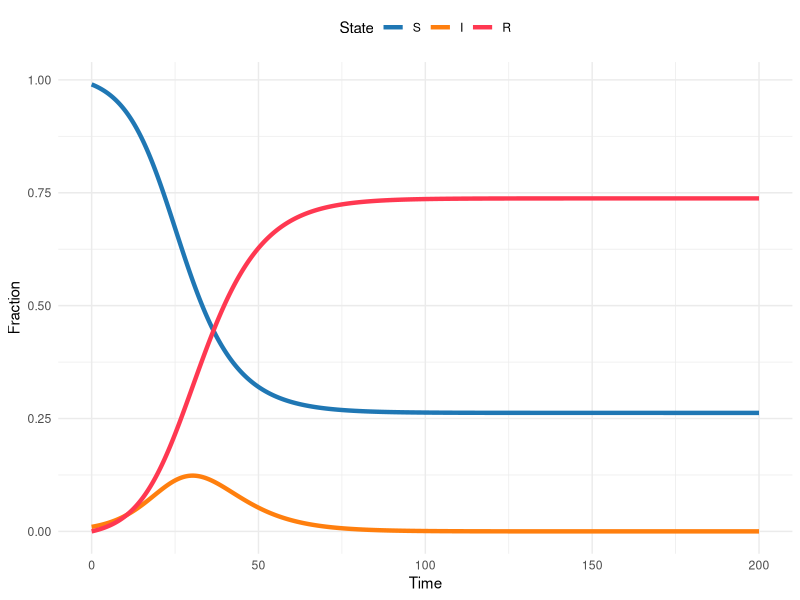
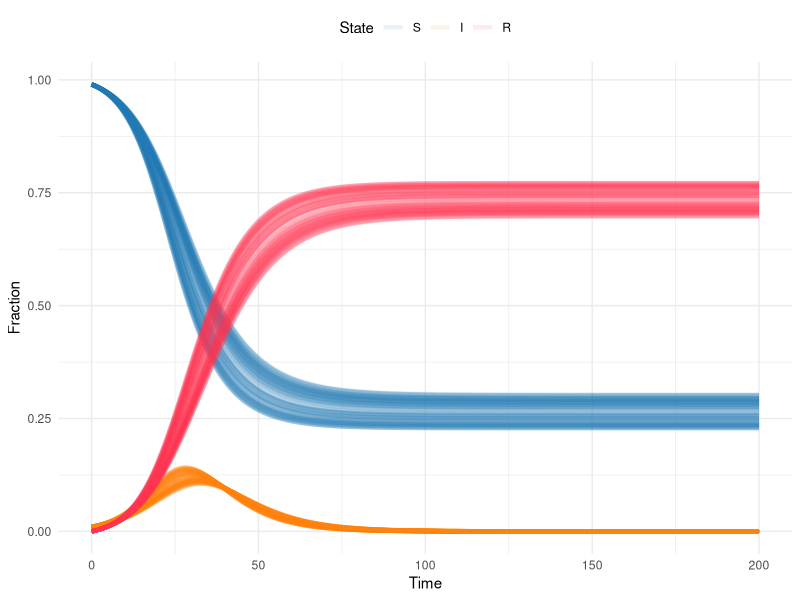
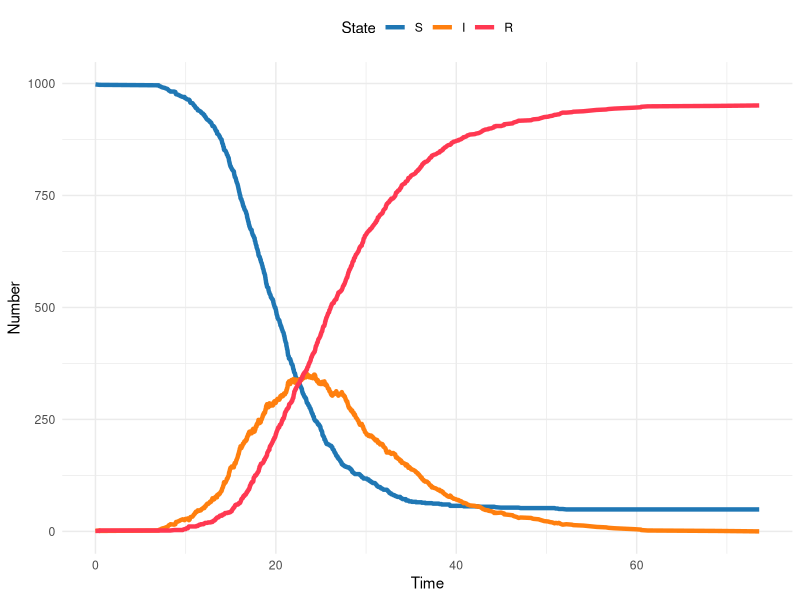
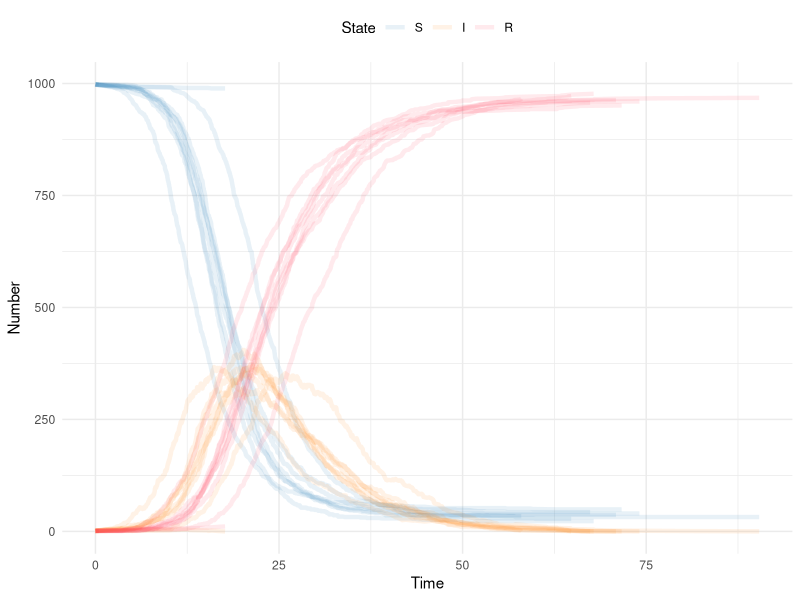
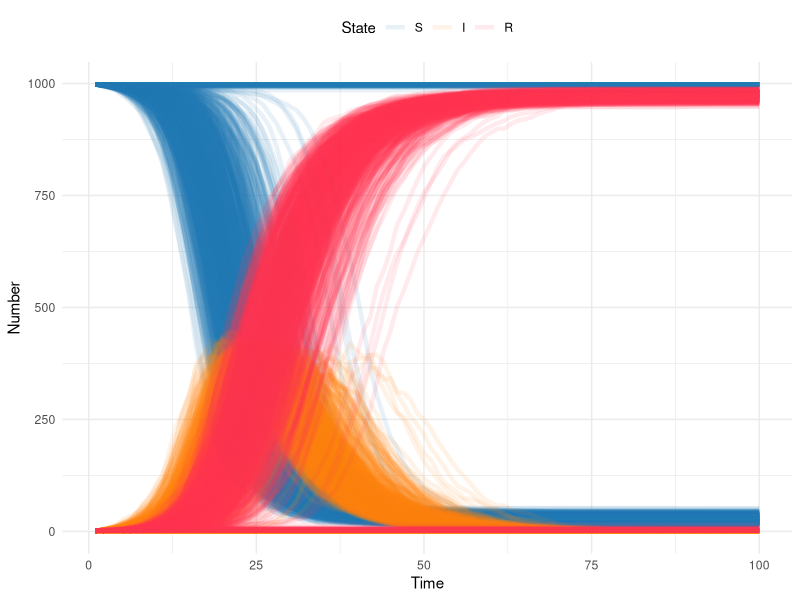
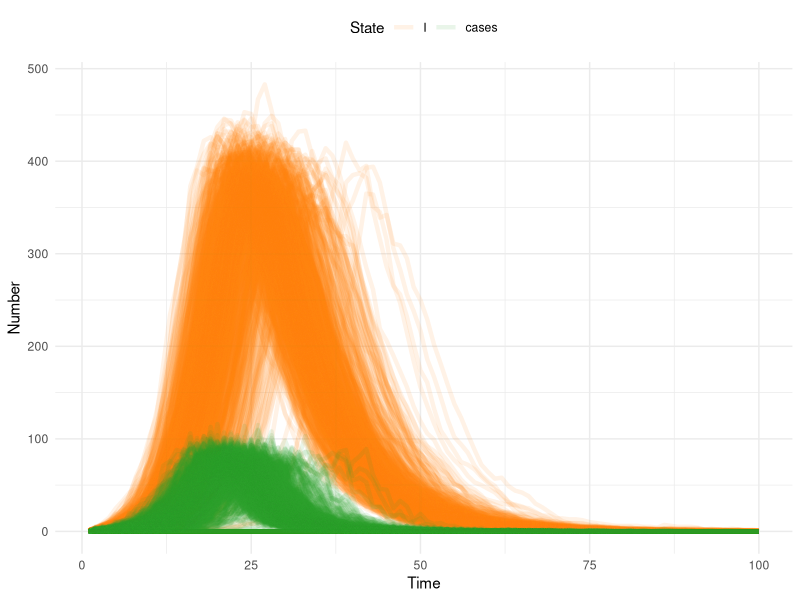
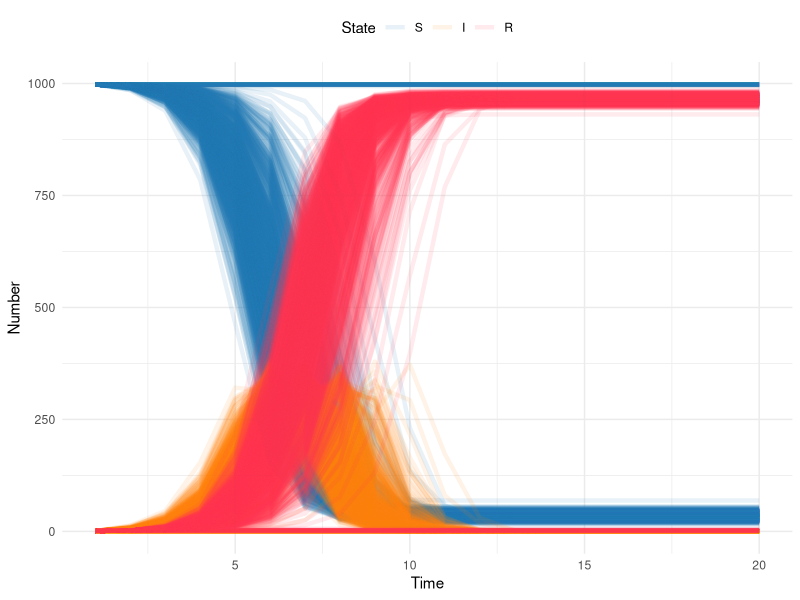

Generate these figures, in order, with R:
## ---- chunk 1
library(here)
library(rio)
library(deSolve)
library(tidyverse)
## ---- chunk 2
theme_set(theme_minimal())
## ---- chunk 3
sir_model <- function(time, state, params, ...) {
  transmission <- params["transmission"]
  recovery <- 1 / params["duration"]

  S <- state["S"]
  I <- state["I"]
  R <- state["R"]

  dSdt <- -transmission * S * I
  dIdt <- (transmission * S * I) - (recovery * I)
  dRdt <- recovery * I

  return(list(c(dSdt, dIdt, dRdt)))
}
## ---- chunk 4
sir_params <- c(transmission = 0.3, duration = 6)
sir_init_states <- c(S = 0.99, I = 0.01, R = 0)
sim_times <- seq(0, 200, by = 0.1)

sir_sol <- ode(
  y = sir_init_states,
  times = sim_times,
  func = sir_model,
  parms = sir_params
)
## ---- chunk 5
#| out-width: 100%
#| column: body

# Turn the output from the ODE solver into a tibble (dataframe)
# so we can manipulate and plot it easily
sir_sol_df <- as_tibble(sir_sol) %>%
  # Convert all columns to numeric (they are currently type
  # deSolve so will produce warnings when plotting etc)
  mutate(
    # Rather than repeatedly type the same function for every
    # column, use the across() function to apply the function
    # to a selection of columns
    across(
      # The cols argument takes a selection of columns to apply
      # a function to. Here, we want to apply the as.numeric()
      # function to all columns, so we use the function
      # everything() to select all columns.
      .cols = everything(),
      .fns = as.numeric
    )
  ) %>%
  # Convert the dataframe from wide to long format, so we have a
  # column for the time, a column for the state, and a column
  # for the proportion of the population in that state at that
  # time
  pivot_longer(
    # Don't pivot the time column
    cols = -time,
    names_to = "state",
    values_to = "proportion"
  ) %>%
  # Update the state column to be a factor, so the plot will
  # show the states in the correct order
  mutate(state = factor(state, levels = c("S", "I", "R")))

sir_colors <- c(S = "#1f77b4", I = "#ff7f0e", R = "#FF3851")

ggplot(sir_sol_df, aes(x = time, y = proportion, color = state)) +
  geom_line(linewidth = 1.5) +
  scale_color_manual(values = sir_colors) +
  labs(
    x = "Time",
    y = "Fraction",
    color = "State"
  ) +
  theme(legend.position = "top")
## ---- chunk 6
# the number of times we want to do this.
# This is a matter of choice and computational capacity
# (this model is small and quick, but that won't always be the case)
num_iterations <- 100

# since we're going to do this num_iterations times we need a place
# to store the results

for (iter in 1:num_iterations) {
  # each time take a random draw of the transmission rate from the
  # confidence interval
  sir_params <- c(transmission = runif(1, .283, .317), duration = 6)
  sir_init_states <- c(S = 0.99, I = 0.01, R = 0)
  sim_times <- seq(0, 200, by = 0.1)

  sir_sol <- ode(
    y = sir_init_states,
    times = sim_times,
    func = sir_model,
    parms = sir_params
  )
  sir_sol <- as_tibble(sir_sol)
  # mark this as the iter iteration of the loop
  sir_sol$iteration <- iter
  # if this is the first iteration, create a place to store the output
  # if it's the second or higher, append the output to the storage
  if (iter == 1) {
    sir_sol_storage <- sir_sol
  }
  if (iter > 1) {
    sir_sol_storage <- rbind(sir_sol_storage, sir_sol)
  }
}
## ---- chunk 7
# Turn the output from the ODE solver into a tibble (dataframe)
# so we can manipulate and plot it easily
sir_sol_df <- as_tibble(sir_sol_storage) %>%
  # Convert all columns to numeric (they are currently type deSolve
  # so will produce warnings when plotting etc)
  mutate(
    # Rather than repeatedly type the same function for every column,
    # use the across() function to apply the function to a selection
    # of columns
    across(
      # The cols argument takes a selection of columns to apply
      # a function to. Here, we want to apply the as.numeric()
      # function to all columns, so we use the function
      # everything() to select all columns.
      .cols = everything(),
      .fns = as.numeric
    )
  ) %>%
  # Convert the dataframe from wide to long format, so we have a
  # column for the time, a column for the state, and a column
  # for the proportion of the population in that state at that
  # time
  pivot_longer(
    # Don't pivot the time column
    cols = -c(time, iteration),
    names_to = "state",
    values_to = "proportion"
  ) %>%
  # Update the state column to be a factor, so the plot will
  # show the states in the correct order
  mutate(state = factor(state, levels = c("S", "I", "R")))

sir_colors <- c(S = "#1f77b4", I = "#ff7f0e", R = "#FF3851")

ggplot(
  sir_sol_df,
  aes(
    x = time,
    y = proportion,
    color = state,
    group = interaction(iteration, state)
  )
) +
  geom_line(linewidth = 1.5, alpha = .1) +
  scale_color_manual(values = sir_colors) +
  labs(
    x = "Time",
    y = "Fraction",
    color = "State"
  ) +
  theme(legend.position = "top")
## ---- chunk 8
####################################################################
# Parameters and initial conditions                                #
####################################################################

S <- 998 # number susceptible
I <- 1 # number infected
R <- 1 # number recovered
time <- 0

beta <- .5 # transmission rate
gamma <- 1 / 7 # recovery rate
## ---- chunk 9
####################################################################
# Gillespie Step                                                   #
####################################################################
gil_step <- function(SIR, beta, gamma) {
  # SIR is a vector containing 4 elements
  #   S = scalar number of susceptibles now
  #   I = scalar number of infecteds now
  #   R = scalar number of recovereds now
  #   time = current time
  # beta = transmission rate
  # gamma = recovery rate

  # draw two random exponential variables
  times <- rexp(
    2,
    c(
      # the first is the rate of new infections: S*Beta*I/N
      beta * SIR[1] * SIR[2] / sum(SIR[1:3]),
      # the second is the rate of new recoveries: I*gamma
      SIR[2] * gamma
    )
  )

  return(list(
    # which.min identifies which of the two random variables is smallest,
    # and thus the first to happen: this is the transition that we'll make
    change_state = which.min(times),
    # this identifies how much time elapsed before the transition occurred,
    # so we can increment time forward
    time_step = min(times)
  ))
}
## ---- chunk 10
####################################################################
# Simulate over time                                               #
####################################################################
counter <- 0 # set counter at 0
while (all(I > 0)) {
  # continue until I is depleted
  counter <- counter + 1
  # counter for number of transitions: we don't know how many transitions
  # will happen until the simulation is over
  #
  # current SIR states
  sir_tmp <- c(S[counter], I[counter], R[counter], time[counter])
  step <- gil_step(sir_tmp, beta, gamma)
  if (step$change_state == 1) {
    # if transition is an infection, reduce S and increase I
    sir_tmp[1] <- sir_tmp[1] - 1
    sir_tmp[2] <- sir_tmp[2] + 1
  }
  if (step$change_state == 2) {
    # if transition is an recovery, reduce I and increase R
    sir_tmp[2] <- sir_tmp[2] - 1
    sir_tmp[3] <- sir_tmp[3] + 1
  }
  sir_tmp[4] <- sir_tmp[4] + step$time_step # increment time

  # Append changes
  S <- c(S, sir_tmp[1])
  I <- c(I, sir_tmp[2])
  R <- c(R, sir_tmp[3])
  time <- c(time, sir_tmp[4])

  # cat(S[counter],\"-\",I[counter],\"-\",R[counter],\"-\",time[counter], \".\\n\")
  # this prints the output as it goes
}
## ---- chunk 11
#| out-width: 100%
#| column: body

# Reuse the plotting code from above

# Turn the output from gil_step() into a tibble (dataframe)
# so we can manipulate and plot it easily
# put elements in a data frame
gil_df <- tibble(time, S, I, R) %>%
  # Convert all columns to numeric (they are currently type
  # deSolve so will produce warnings when plotting etc)
  mutate(
    # Rather than repeatedly type the same function for every
    # column, use the across() function to apply the function
    # to a selection of columns
    across(
      # The cols argument takes a selection of columns to apply
      # a function to. Here, we want to apply the as.numeric()
      # function to all columns, so we use the function
      # everything() to select all columns.
      .cols = everything(),
      .fns = as.numeric
    )
  ) %>%
  # Convert the dataframe from wide to long format, so we have a
  # column for the time, a column for the state, and a column
  # for the proportion of the population in that state at that
  # time
  pivot_longer(
    # Don't pivot the time column
    cols = -c(time),
    names_to = "state",
    values_to = "number"
  ) %>%
  # Update the state column to be a factor, so the plot will
  # show the states in the correct order
  mutate(state = factor(state, levels = c("S", "I", "R")))

sir_colors <- c(S = "#1f77b4", I = "#ff7f0e", R = "#FF3851")

ggplot(gil_df, aes(x = time, y = number, color = state)) +
  geom_line(linewidth = 1.5) +
  scale_color_manual(values = sir_colors) +
  labs(
    x = "Time",
    y = "Number",
    color = "State"
  ) +
  theme(legend.position = "top")
## ---- chunk 12
####################################################################
# Simulate over time                                               #
num_iterations <- 10 # number of realizations to simulate

for (iter in 1:num_iterations) {
  ####################################################################
  # Parameters and initial conditions                                #
  ####################################################################

  S <- 998 # number susceptible
  I <- 1 # number infected
  R <- 1 # number recovered
  time <- 0
  # initialize iteration counter
  iteration <- iter

  beta <- .5 # transmission rate
  gamma <- 1 / 7 # recovery rate

  ####################################################################
  # Simulate over time                                               #
  ####################################################################
  counter <- 0 # set counter at 0
  while (all(I > 0)) {
    # continue until I is depleted
    counter <- counter + 1
    # counter for number of transitions: we don't know how many transitions
    # will happen until the simulation is over

    # current SIR states
    sir_tmp <- c(S[counter], I[counter], R[counter], time[counter])
    step <- gil_step(sir_tmp, beta, gamma)
    if (step$change_state == 1) {
      # if transition is an infection, reduce S and increase I
      sir_tmp[1] <- sir_tmp[1] - 1
      sir_tmp[2] <- sir_tmp[2] + 1
    }
    if (step$change_state == 2) {
      # if transition is an recovery, reduce I and increase R
      sir_tmp[2] <- sir_tmp[2] - 1
      sir_tmp[3] <- sir_tmp[3] + 1
    }
    # increment time
    sir_tmp[4] <- sir_tmp[4] + step$time_step

    # Append changes
    S <- c(S, sir_tmp[1])
    I <- c(I, sir_tmp[2])
    R <- c(R, sir_tmp[3])
    time <- c(time, sir_tmp[4])
    iteration <- c(iteration, iter)

    # cat(S[counter],\"-\",I[counter],\"-\",R[counter],\"-\",time[counter], \".\\n\")
    # this prints the output as it goes
  }
  if (iter == 1) {
    sir_gil_storage <- tibble(S, I, R, time, iteration)
  }
  if (iter > 1) {
    sir_gil_storage <- bind_rows(
      sir_gil_storage,
      tibble(S, I, R, time, iteration)
    )
  }
}
## ---- chunk 13
# Reuse the plotting code from above

# Turn the output from gil_step() into a tibble (dataframe)
# so we can manipulate and plot it easily
# put elements in a data frame
gil_df <- sir_gil_storage %>%
  # Convert all columns to numeric (they are currently type
  # deSolve so will produce warnings when plotting etc)
  mutate(
    # Rather than repeatedly type the same function for every
    # column, use the across() function to apply the function
    # to a selection of columns
    across(
      # The cols argument takes a selection of columns to apply
      # a function to. Here, we want to apply the as.numeric()
      # function to all columns, so we use the function
      # everything() to select all columns.
      .cols = everything(),
      .fns = as.numeric
    )
  ) %>%
  # Convert the dataframe from wide to long format, so we have a
  # column for the time, a column for the state, and a column
  # for the proportion of the population in that state at that
  # time
  pivot_longer(
    # Don't pivot the time column
    cols = -c(time, iteration),
    names_to = "state",
    values_to = "number"
  ) %>%
  # Update the state column to be a factor, so the plot will
  # show the states in the correct order
  mutate(state = factor(state, levels = c("S", "I", "R")))

sir_colors <- c(S = "#1f77b4", I = "#ff7f0e", R = "#FF3851")

ggplot(
  gil_df,
  aes(
    x = time,
    y = number,
    color = state,
    group = interaction(iteration, state)
  )
) +
  geom_line(linewidth = 1.5, alpha = .1) +
  scale_color_manual(values = sir_colors) +
  labs(
    x = "Time",
    y = "Number",
    color = "State"
  ) +
  theme(legend.position = "top")
## ---- chunk 14
####################################################################
# Parameters and initial conditions                                #
####################################################################

S <- 998 # number susceptible
I <- 1 # number infected
R <- 1 # number recovered
time <- 0

beta <- .5 # transmission rate
gamma <- 1 / 7 # recovery rate
## ---- chunk 15
####################################################################
# Tau Leaping Single time step                                     #
####################################################################
tau_sir_step <- function(sims, S, I, R, beta, gamma, delta_t, ...) {
  # adapted from Aaron King's code
  # sims = number of simulations
  # S = initial susceptible population
  # I = initial infected population
  # R = initial recovered population
  # beta = transmission rate
  # gamma = recovery rate

  # total population size
  N <- S + I + R
  # new incident infections
  dSI <- rpois(n = sims, beta * S * (I / N) * delta_t)
  # recoveries
  dIR <- rpois(n = sims, gamma * I * delta_t)
  # note that this can be done with a binomial step as well
  # dSI <- rbinom(n=sims,size=S,prob=1-exp(-beta*(I/N)*delta_t))
  # new incident infections
  # dIR <- rbinom(n=sims,size=I,prob=1-exp(-gamma*delta_t))
  # recoveries

  # since it is possible for the transitions to drive the states negative,
  # we have to prevent that
  # change in S
  S <- pmax(S - dSI, 0)
  # change in I
  I <- pmax(I + dSI - dIR, 0)
  # change in R
  R <- R + dIR
  # note that dSI are the new incident infections
  cbind(S, I, R, dSI)
}
## ---- chunk 16
####################################################################
# set up and storage for states                                    #
####################################################################
max_time <- 100
# time to simulate over. With Tau Leaping the random draws scale with time
# not with population size, so this is much more efficient than Gillespie
# for large populations
sims <- 1000
# number of simulations: notice that we can do WAY more now

s_mat <- matrix(S, 1, sims) # storage item for S for all simulations
i_mat <- matrix(I, 1, sims) # storage item for I for all simulations
r_mat <- matrix(R, 1, sims) # storage item for R for all simulations
new_cases <- matrix(0, 1, sims)
# storage item for new cases (i.e. incidence) for all simulations
n_mat <- S + I + R # storage item for N for all simulations
## ---- chunk 17
####################################################################
# run over a time from 2 to T                                      #
####################################################################
#
for (time_step in 2:max_time) {
  # loop over time, time_step is the index

  out <- tau_sir_step(
    sims,
    s_mat[time_step - 1, ],
    i_mat[time_step - 1, ],
    r_mat[time_step - 1, ],
    beta,
    gamma,
    delta_t = 1
  )
  # call to SIR step function above

  # update state
  s_mat <- rbind(s_mat, out[, 1])
  # update state
  i_mat <- rbind(i_mat, out[, 2])
  # update state
  r_mat <- rbind(r_mat, out[, 3])
  # update state -- note population size isn't changing, but this could be
  # updated with births/deaths
  n_mat <- rbind(n_mat, out[, 1] + out[, 2] + out[, 3])
  # update state
  new_cases <- rbind(new_cases, out[, 4])
}
## ---- chunk 18
#| out-width: 100%
#| column: body

####################################################################
# plotting                                                         #
####################################################################
# put output in a data frame
tau_df <- tibble(
  S = array(s_mat),
  I = array(i_mat),
  R = array(r_mat),
  N = array(n_mat),
  cases = array(new_cases),
  time = rep(1:max_time, sims),
  iteration = rep(1:sims, each = max_time)
)

tau_df <- tau_df %>%
  pivot_longer(
    # Don't pivot the time column
    cols = -c(time, iteration),
    names_to = "state",
    values_to = "number"
  ) %>%
  mutate(state = factor(state, levels = c("S", "I", "R", "N", "cases")))

# fix this color
sir_colors <- c(S = "#1f77b4", I = "#ff7f0e", R = "#FF3851", cases = "#2ca02c")

tau_df %>%
  mutate(iteration = as.factor(iteration)) %>%
  filter(state %in% c("S", "I", "R")) %>%
  ggplot(aes(
    x = time,
    y = number,
    group = interaction(iteration, state),
    color = state
  )) +
  geom_line(linewidth = 1.5, alpha = .1) +
  scale_color_manual(values = sir_colors) +
  labs(
    x = "Time",
    y = "Number",
    color = "State"
  ) +
  theme(legend.position = "top")
## ---- chunk 19
#| out-width: 100%
#| column: body
####################################################################
# plotting                                                         #
####################################################################
# put output in a data frame
tau_df <- tibble(
  S = array(s_mat),
  I = array(i_mat),
  R = array(r_mat),
  N = array(n_mat),
  cases = array(new_cases),
  time = rep(1:max_time, sims),
  iteration = rep(1:sims, each = max_time)
)

tau_df <- tau_df %>%
  pivot_longer(
    # Don't pivot the time column
    cols = -c(time, iteration),
    names_to = "state",
    values_to = "number"
  ) %>%
  mutate(state = factor(state, levels = c("S", "I", "R", "N", "cases")))

# fix this color
sir_colors <- c(S = "#1f77b4", I = "#ff7f0e", R = "#FF3851", cases = "#2ca02c")

tau_df %>%
  mutate(iteration = as.factor(iteration)) %>%
  filter(state %in% c("I", "cases")) %>%
  ggplot(aes(
    x = time,
    y = number,
    group = interaction(iteration, state),
    color = state
  )) +
  geom_line(linewidth = 1.5, alpha = .1) +
  scale_color_manual(values = sir_colors) +
  labs(
    x = "Time",
    y = "Number",
    color = "State"
  ) +
  theme(legend.position = "top")
## ---- chunk 20
####################################################################
# Parameters and initial conditions                                #
####################################################################
S <- 998 # number susceptible
I <- 1 # number infected
R <- 1 # number recovered
time <- 0

beta <- 3.5 # transmission rate -- note the change in value
## ---- chunk 21
####################################################################
# Single time step                                                 #
####################################################################
chain_binomial_step <- function(sims, S, I, R, beta, ...) {
  # S = initial susceptible population
  # I = initial infected population
  # R = initial recovered population
  # beta is transmission rate

  # total population size
  N <- S + I + R
  # this is the only stochastic step; only do draw if I >0
  new_i <- rbinom(n = sims, pmax(S, 0), 1 - exp(-beta * pmax(I, 0) / N))
  # this step is now deterministic, because everyone from the past time
  # step recovers
  new_s <- S - new_i
  new_r <- R + I

  cbind(new_s, new_i, new_r)
}
## ---- chunk 22
####################################################################
# Run over many steps											   #
####################################################################

max_time <- 20
# note here that the time step is one infectious generation time,
# so 7 days from gamma above
sims <- 1000

s_mat <- matrix(S, 1, sims) # storage item for S for all simulations
i_mat <- matrix(I, 1, sims) # storage item for I for all simulations
r_mat <- matrix(R, 1, sims) # storage item for R for all simulations
n_mat <- S + I + R

for (time_step in 2:max_time) {
  out <- chain_binomial_step(
    sims,
    s_mat[time_step - 1, ],
    i_mat[time_step - 1, ],
    r_mat[time_step - 1, ],
    beta
  )
  # update state
  s_mat <- rbind(s_mat, out[, 1])
  # update state
  i_mat <- rbind(i_mat, out[, 2])
  # update state
  r_mat <- rbind(r_mat, out[, 3])
  # update state -- note population size isn't changing, but this could be
  # updated with births/deaths
  n_mat <- rbind(n_mat, out[, 1] + out[, 2] + out[, 3])
}
## ---- chunk 23
#| echo: true
#| message: false
#| out-width: 100%
#| column: body

# put output in a data frame
bin_df <- tibble(
  S = array(s_mat),
  I = array(i_mat),
  R = array(r_mat),
  N = array(matrix(n_mat)),
  time = rep(1:max_time, sims),
  iteration = rep(1:sims, each = max_time)
)

bin_df <- bin_df %>%
  pivot_longer(
    # Don't pivot the time column
    cols = -c(time, iteration),
    names_to = "state",
    values_to = "number"
  ) %>%
  mutate(state = factor(state, levels = c("S", "I", "R", "N")))

# fix this color
sir_colors <- c(S = "#1f77b4", I = "#ff7f0e", R = "#FF3851")

# NOT CURRENTLY WORKING
# NOT PLOTTING AS INDIVIDUAL LINES

bin_df %>%
  mutate(iteration = as.factor(iteration)) %>%
  filter(state %in% c("S", "I", "R")) %>%
  ggplot(aes(
    x = time,
    y = number,
    group = interaction(iteration, state),
    color = state
  )) +
  geom_line(linewidth = 1.5, alpha = .1) +
  scale_color_manual(values = sir_colors) +
  labs(
    x = "Time",
    y = "Number",
    color = "State"
  ) +
  theme(legend.position = "top")
